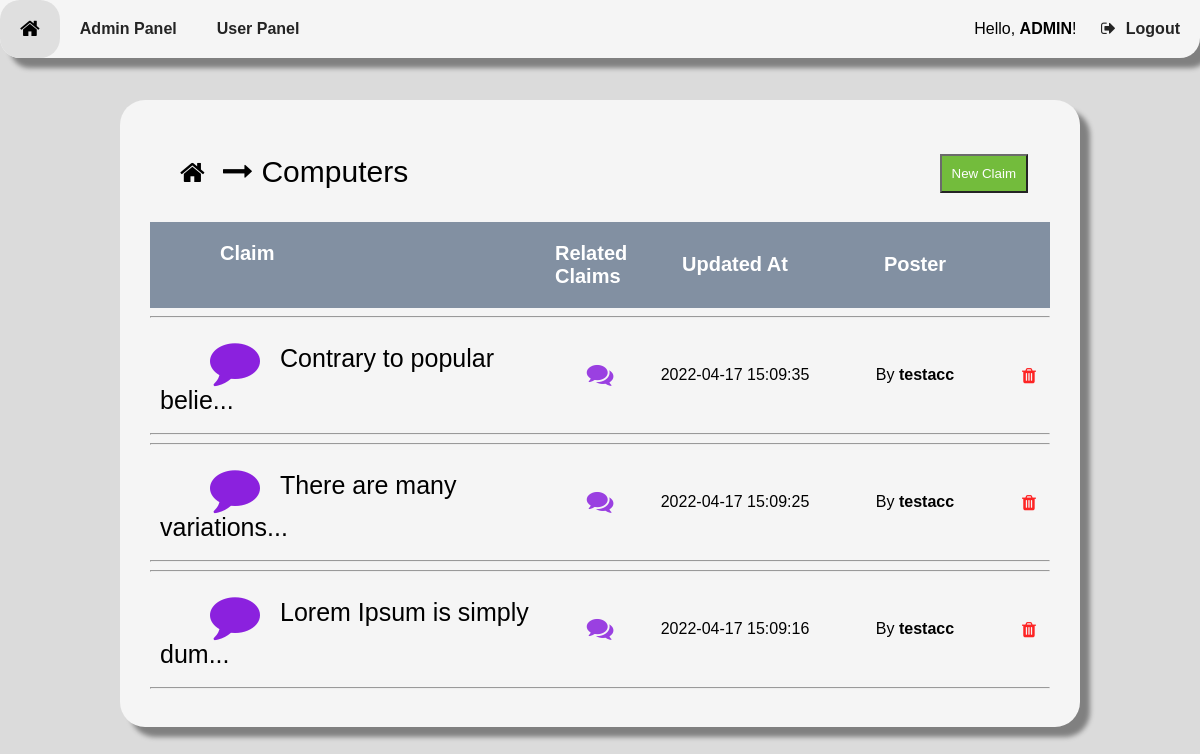
Screenshot of /16 (signed in) with the database file from the repository.
### tables this page shows
CREATE TABLE user (
    userID INTEGER NOT NULL PRIMARY KEY AUTOINCREMENT,
    userName TEXT NOT NULL,
    passwordHash BLOB NOT NULL,
    isAdmin BOOLEAN NOT NULL,
    creationTime INTEGER NOT NULL,
    lastVisit INTEGER NOT NULL
);

CREATE TABLE topic (
    topicID INTEGER NOT NULL PRIMARY KEY AUTOINCREMENT,
    topicName TEXT NOT NULL,
    postingUser INTEGER REFERENCES user(userID) ON DELETE SET NULL ON UPDATE CASCADE,
    creationTime INTEGER NOT NULL,
    updateTime INTEGER NOT NULL
);

### server.py (the view)
@ app.route('/<topicId>', methods=["GET"])
def displayClaimsOfTopic(topicId):
    user = getUserStatus()
    if not isTopicIdValid(topicId):
        return NotFoundMessage("Topic")
    db = sqlite3.connect(PATH)
    cursor = db.cursor()
    claimList = []
    claims = cursor.execute(
        "select claimID, postingUser, creationTime, updateTime, text from claim where topic=? order by updateTime desc", (topicId,))
    for row in claims:
        class Claim:
            Id = row[0]
            Username = getUsername(row[1])
            CreatedAt = convertJulianTime(row[2], "FULL")
            UpdatedAt = convertJulianTime(row[3], "FULL")
            Text = row[4][:25] + str("...")
        claimList.append(Claim)
    return render_template("Claims.html", user=user, topicId=topicId, topicName=getTopicName(topicId), claims=claimList)

### server.py (called while the page is built)
def getUserStatus():
    if isUserLoggedIn():
        id = getUserIDFromSession()
        username = getUsername(id)
        loggedIn = True
        admin = isAdmin(getUserIDFromSession())
    else:
        id = 0
        username = "NULL"
        loggedIn = False
        admin = False
    class Status:
        Id = id
        Username = username
        LoggedIn = loggedIn
        Admin = admin
    return Status

def isUserLoggedIn():
    if session.get("userID"):
        return True
    return False

def getUserIDFromSession():
    return session.get("userID")

def getUsername(id):
    db = sqlite3.connect(PATH)
    cursor = db.cursor()
    user = cursor.execute(
        "select userName from user where userID=?", (id,))
    username = "[user-deleted]"  # if no user is found
    for row in user:
        username = row[0]
    return username

def isAdmin(id):
    db = sqlite3.connect(PATH)
    cursor = db.cursor()
    user = cursor.execute(
        "select isAdmin from user where userID=?", (id,))
    for row in user:
        if row[0] == True:
            return True
        return False

def isTopicIdValid(id):
    db = sqlite3.connect(PATH)
    cursor = db.cursor()
    if not str(id).isnumeric():
        return False
    topic = cursor.execute("select * from topic where topicID=?", (id,))
    for row in topic:
        return True
    return False

def getTopicName(id):
    db = sqlite3.connect(PATH)
    cursor = db.cursor()
    topic = cursor.execute(
        "select topicName from topic where topicID=?", (id,))
    for row in topic:
        return row[0]
    return "NULL"

def convertJulianTime(julianTime, format):
    db = sqlite3.connect(PATH)
    cursor = db.cursor()
    if str(format).upper() == "FULL":
        time = cursor.execute("select datetime(?)", (julianTime,))
    elif str(format).upper() == "DATE":
        time = cursor.execute("select date(?)", (julianTime,))
    elif str(format).upper() == "TIME":
        time = cursor.execute("select time(?)", (julianTime,))
    else:
        return "Invalid"
    for row in time:
        return row[0]

### templates/Claims.html (shortened to what this page needs)
<!DOCTYPE html>
<html>
<head>
    <link rel="stylesheet" type="text/css" href="{{ url_for('static', filename='CSS/global.css') }}">
    <link rel="stylesheet" type="text/css"
        href="https://stackpath.bootstrapcdn.com/font-awesome/4.7.0/css/font-awesome.min.css">
</head>
<body
    onload="load(`{{ url_for('static', filename='Templates/RegisterForm.html') }}`, `{{ url_for('static', filename='Templates/LoginForm.html') }}`, `{{ url_for('static', filename='Templates/MessageBoxes.html') }}`)">
    <div class="navigationContainer">
        <button id="homeBtn" style="float: left;" onclick="location.href='/'" class="navigationBtn"><i
                class="fa fa-home fa-lg" aria-hidden="true"></i></button>
        {% if user.Admin == True %}
        <button id="adminBtn" style="float: left;" onclick="location.href='/adminpanel'" class="navigationBtn"><b>Admin
                Panel</b></button>
        <button id="adminBtn" style="float: left;" onclick="location.href='/userpanel'" class="navigationBtn"><b>User
                Panel</b></button>
        {% endif %}
        {% if user.Username != "NULL" %}
        <span style="color: var(--text);">Hello, <b>{{ user.Username }}</b>!</span>
        {% endif %}
        {% if user.LoggedIn == True %}
        <button id="logoutBtn" style="display: inline-block;" onclick="location.href='/signout'"
            class="navigationBtn"><i class="fa fa-sign-out navigationBtnIcon"
                aria-hidden="true"></i><b>Logout</b></button>
        {% endif %}
    </div>
    <div id="mainContainer">
        <div class="forumsContainer">
            <div id="forumHierarchy" class="flex-container-space-between">
                <div>
                    <button id="homeBtn" onclick="location.href='/'" class="forumHierarchyButton">
                        <i class="fa fa-home fa-2x" aria-hidden="true"></i>
                    </button>
                    <i class="fa fa-long-arrow-right" aria-hidden="true"></i>
                    <span>{{ topicName }}</span>
                </div>
                <div>
                    {% if user.LoggedIn == True %}
                    <button class="btn" onclick="location.href='/{{ topicId }}/new/claim'">New Claim</button>
                    {% endif %}
                </div>
            </div>
            <div class="topicContainerTitle grid-container-claims">
                <span style="color: white; margin-left: 70px;"><b>Claim</b></span>
                <span style="color: white;" class="grid-content-center"><b>Related Claims</b></span>
                <span style="color: white;" class="grid-content-center"><b>Updated At</b></span>
                <span style="color: white;" class="grid-content-center"><b>Poster</b></span>
            </div>
            {% for claim in claims %}
            <div>
                <hr>
                <div class="grid-container-claims">
                    <div title="View Claim" onclick="location.href='/{{ topicId }}/{{ claim.Id }}'"
                        class="claimContainer">
                        <span class="claimText"><i class="fa fa-comment fa-2x claimIcon" aria-hidden="true"></i>{{
                            claim.Text }}</span>
                    </div>
                    <div class="grid-content-center">
                        <button id="relatedClaimsBtn" title="View Related Claims"
                            onclick="overlayOn('overlayRelatedClaims'); loadRelatedClaims('{{ claim.Id }}','{{ topicId }}')"
                            style="color: var(--primary);" class="transBtn"><i class="fa fa-comments fa-2x"
                                aria-hidden="true"></i></button>
                    </div>
                    <div class="grid-content-center">
                        <span>{{ claim.UpdatedAt }}</span>
                    </div>
                    <div class="grid-content-center">
                        <span>By <b>{{ claim.Username }}</b></span>
                    </div>
                    {% if user.Admin == True %}
                    <div class="grid-content-center">
                        <form action="/delete/topic/{{ topicId }}/claim/{{ claim.Id }}" method="POST">
                            <button title="Delete Claim" type="submit" class="transBtn"><i style="color: var(--remove);"
                                    class="fa fa-trash fa-lg" aria-hidden="true"></i></button>
                        </form>
                    </div>
                    {% endif %}
                </div>
                <hr>
            </div>
            {% endfor %}
        </div>
    </div>
</body>
</html>

### static/CSS/global.css (style rules this page uses)
:root { --primary: #8B21DE; --secondary: #5db31c; --third: #8290a2; --background: rgb(219, 219, 219); --background2: whitesmoke; --text: black; --text2: white; --icon: black; --icon2: white; --form: whitesmoke; --highlight: rgb(223, 223, 223); --border: rgb(180, 180, 180); --link: dodgerblue; --containerShadow: gray; --admin:rgb(202, 0, 0); --remove: red; --replyTypeClarification: gold; --replyTypeSupportingArgument: #89AC76; --replyTypeCounterargument: #4D5645; --replyTypeEvidence: #E6D690; --replyTypeSupport: #57A639; --replyTypeRebuttal: #D36E70; }
#forumHierarchy { color: var(--text); vertical-align: middle; margin: 20px; font-size: 30px; }
#mainContainer { margin-top: 65px; }
body { font-family: Helvetica, sans-serif; background-color: var(--background); margin: 0; padding: 0; }
h1, h2, h3, h4, h5, h6, p, span, small { color: var(--text); }
.forumsContainer { background-color: var(--background2); border-radius: 25px; box-shadow: 10px 10px 5px var(--containerShadow); padding: 30px; margin-top: 100px; margin-left: 10%; margin-right: 10%; margin-bottom: 20px; }
.navigationContainer { background-color: var(--background2); box-shadow: 10px 10px 5px var(--containerShadow); text-align: right; display: block; position: fixed; top: 0; width: 100%; border-bottom-left-radius: 20px; border-bottom-right-radius: 20px; }
.navigationBtn { color: var(--text); background-color: transparent; border: none; cursor: pointer; padding: 20px; font-size: 16px; opacity: 0.85; }
.navigationBtnIcon { margin: 0 10px 0 0; }
.forumHierarchyButton { color: var(--icon); background-color: transparent; border: none; cursor: pointer; padding: 10px; }
.btn { background-color: var(--secondary); color: var(--text2); vertical-align: middle; cursor: pointer; margin: 2px; padding: 10px; opacity: 0.85; }
.transBtn { background-color: transparent; color: var(--text); border: none; vertical-align: middle; cursor: pointer; margin: 2px; padding: 10px 15px 10px 15px; border-radius: 10px; opacity: 0.85; }
.topicContainerTitle { background-color: var(--third); padding-top: 20px; padding-bottom: 20px; margin-top: 25px; margin-bottom: 5px; font-size: 20px; }
.flex-container-space-between { display: flex; justify-content: space-between; align-items: center; }
.grid-container-claims { display: grid; grid-template-columns: 45% 10% 20% 20% 5%; }
.grid-content-center { display: grid; justify-items: center; align-items: center; }

### templates/Claims.html (style rules this page uses)
.claimContainer { margin: 10px 0 10px 10px; cursor: pointer; }
.claimIcon { color: var(--primary); vertical-align: middle; margin-left: 40px; margin-right: 20px; }
.claimText { color: var(--text); padding: 10px; margin-right: 10px; font-size: 25px; vertical-align: middle; }

### rows the page displays
user: Username "ADMIN"
topic: topicName "Computers"
user: Username "testacc" "testacc" "testacc"

### other values shown
{{ claim.Text }} "Contrary to popular belie..." "There are many variations..." "Lorem Ipsum is simply dum..."
{{ claim.UpdatedAt }} "2022-04-17 15:09:35" "2022-04-17 15:09:25" "2022-04-17 15:09:16"
